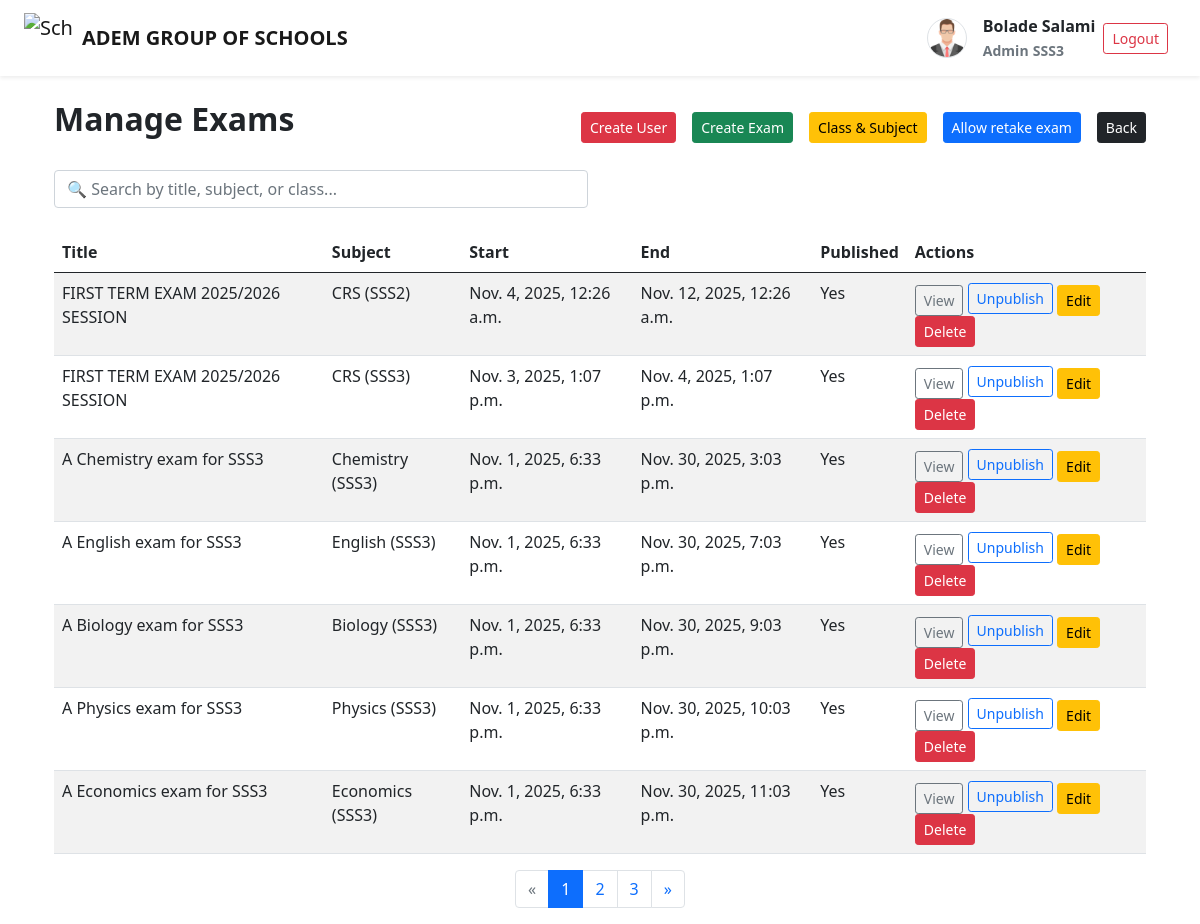
Page /exams/admin/manage/quizzes/admin (signed in) on the committed database.
### users/models.py (models this page shows, shortened)
class User(AbstractUser):
    ROLE_CHOICES = [
        ('superadmin', 'Super Admin'),
        ('admin', 'Admin'),
        ('teacher', 'Teacher'),
        ('student', 'Student'),
    ]
    GENDER = (
        ('female', 'Female'),
        ('male', 'Male')
        )
    role = models.CharField(max_length=20, choices=ROLE_CHOICES)
    other_name = models.CharField(max_length=100, blank=True, null=True)
    date_joined = models.DateTimeField(auto_now=True)
    gender = models.CharField(max_length=10, choices=GENDER, null=True, blank=True)
    age = models.PositiveIntegerField(default=8)
    date_of_birth = models.CharField(max_length=20, blank=True, null=True)
    student_class = models.ForeignKey(Class, on_delete=models.CASCADE, null=True, to_field='name', related_name='student_class')
    address = models.TextField(blank=True, null=True)
    phone_number = models.CharField(max_length=15, blank=True, null=True)
    approved = models.BooleanField(default=False)  # SuperAdmin must approve Admins
    profile_picture = models.ImageField(upload_to='profiles/', default='profiles/default_profile.png', null=True, blank=True)
    qualification = models.CharField(max_length=200, blank=True, null=True)
    subject_assigned = models.ForeignKey(Subject, on_delete=models.CASCADE, null=True, blank=True)
    years_of_experience = models.PositiveIntegerField(blank=True, null=True)
    next_of_kin = models.CharField(max_length=150, blank=True, null=True)
    next_of_kin_phone = models.CharField(max_length=15, blank=True, null=True)

### exams/models.py (models this page shows, shortened)
class Class(models.Model):
    CLASS_NAME_CHOICES = [
        ("JSS1", "Junior Secondary School 1"),
        ("JSS2", "Junior Secondary School 2"),
        ("JSS3", "Junior Secondary School 3"),
        ("SSS1", "Senior Secondary School 1"),
        ("SSS2", "Senior Secondary School 2"),
        ("SSS3", "Senior Secondary School 3"),
    ]
    name = models.CharField(max_length=50, choices=CLASS_NAME_CHOICES, unique=True)  # e.g. JSS1, JSS2
    def __str__(self):
        return self.name

class Quiz(models.Model):
    school_class = models.ForeignKey("Class", on_delete=models.CASCADE, related_name="quizzes")
    subject = models.ForeignKey("Subject", on_delete=models.CASCADE, related_name="quizzes")
    title = models.CharField(max_length=255)
    description = models.TextField(blank=True)
    created_by = models.ForeignKey(settings.AUTH_USER_MODEL, on_delete=models.CASCADE, related_name="quizzes")
    start_time = models.DateTimeField(null=True, blank=True)
    end_time = models.DateTimeField(null=True, blank=True)
    duration_minutes = models.PositiveIntegerField(default=30)  # length of quiz in minutes
    created_at = models.DateTimeField(auto_now_add=True)
    is_published = models.BooleanField(default=False)
    allow_retake = models.BooleanField(default=False)  # if true, students can ret
    max_retake_count = models.PositiveIntegerField(default=0)  # 0 = unlimited if allow_retake is True

class Subject(models.Model):
    name = models.CharField(max_length=100)
    school_class = models.ForeignKey(Class, on_delete=models.CASCADE, related_name="subjects")

### exams/views.py (the view)
# urls.py: path("admin/manage/quizzes/admin", views.manage_quizzes_admin, name="manage_quizzes_admin"),
@login_required
@user_passes_test(is_admin)
def manage_quizzes_admin(request):
    quizzes = Quiz.objects.all().order_by("-created_at")
    page = Paginator(quizzes, 7)
    page_number = request.GET.get("page")
    page_obj = page.get_page(page_number)
    return render(request, "exams/manage_quizzes.html", {"page_obj": page_obj})

### exams/views.py (called while the page is built)
def is_admin(user):
    return user.is_authenticated and user.role in ("admin", "superadmin")

### templates/exams/manage_quizzes.html (shortened to what this page needs)
{% extends 'base.html' %}
{% block content %}
<div class="container mt-4">
  <div class="d-flex justify-content-between align-items-center mt-3">
    <h2 class='fw-bold mb-3'>Manage Exams</h2>
    <nav class="d-flex gap-3">
      <a class="btn btn-danger btn-sm" href="{% url 'create_user' %}">Create User</a>
      <a class="btn btn-success btn-sm" href="{% url 'create_quiz' %}">Create Exam</a>
      <a class="btn btn-warning btn-sm" href="{% url 'manage_classes_subjects' %}">Class & Subject</a>
      <a class="btn btn-primary btn-sm" href="{% url 'retake_requests_list' %}">Allow retake exam</a>
      <a class="btn btn-dark btn-sm" href="{% url 'dashboard' %}">Back</a>
    </nav>
  </div>
  <div class="row mt-3">
    <div class="col-md-6">
      <input type="text" id="quizSearch" class="form-control" placeholder="🔍 Search by title, subject, or class...">
    </div>
  </div>
  <br>
  <table class="table table-striped">
    <thead>
      <tr>
        <th>Title</th>
        <th>Subject</th>
        <th>Start</th>
        <th>End</th>
        <th>Published</th>
        <th>Actions</th>
      </tr>
    </thead>
    <tbody id="quizTableBody">
      {% for q in page_obj %}
      <tr id="quiz-row-{{ q.id }}">
        <td>{{ q.title }}</td>
        <td>{{ q.subject.name }} ({{ q.subject.school_class.name }})</td>
        <td>{{ q.start_time }}</td>
        <td>{{ q.end_time }}</td>
        <td><span id="pub-{{ q.id }}">{{ q.is_published|yesno:"Yes,No" }}</span></td>
        <td>
          <a href="/exams/quizzes/details/{{q.id}}/" class="btn btn-sm btn-outline-secondary mt-1">View</a>
          <button class="btn btn-sm btn-outline-primary publish-btn" data-id="{{ q.id }}">{{ q.is_published|yesno:"Unpublish,Publish" }}</button>
          <a href="{% url 'edit_quiz_page' q.id %}" class="btn btn-sm btn-warning mt-1">Edit</a>
          <button class="btn btn-sm btn-danger delete-btn" data-id="{{ q.id }}">Delete</button>
        </td>
      </tr>
      {% empty %}
      <tr><td colspan="6">No quizzes yet.</td></tr>
      {% endfor %}
    </tbody>
  </table>
  <div class="d-flex justify-content-center">
    <nav aria-label="Page navigation">
      <ul class="pagination" id="quizPagination">
        {% if page_obj.has_previous %}
          <li class="page-item"><a class="page-link" href="?page={{ page_obj.previous_page_number }}">&laquo;</a></li>
        {% else %}
          <li class="page-item disabled"><span class="page-link">&laquo;</span></li>
        {% endif %}
        {% for num in page_obj.paginator.page_range %}
          {% if page_obj.number == num %}
            <li class="page-item active"><span class="page-link">{{ num }}</span></li>
          {% elif num > page_obj.number|add:'-3' and num < page_obj.number|add:'3' %}
            <li class="page-item"><a class="page-link" href="?page={{ num }}">{{ num }}</a></li>
          {% endif %}
        {% endfor %}
        {% if page_obj.has_next %}
          <li class="page-item"><a class="page-link" href="?page={{ page_obj.next_page_number }}">&raquo;</a></li>
        {% else %}
          <li class="page-item disabled"><span class="page-link">&raquo;</span></li>
        {% endif %}
      </ul>
    </nav>
  </div>
</div>
{% endblock %}

### templates/base.html (shortened to what this page needs)
{% load static %}
<!DOCTYPE html>
<html lang="en">
<head>
    <link href="{% static 'css/bootstrap.min.css' %}" rel="stylesheet">
    <link href="{% static 'css/styles.css' %}" rel="stylesheet">
    <link rel="stylesheet" href="{% static 'css/tailwind.min.css' %}">
    <link rel="stylesheet" href="{% static 'fontawesome/css/all.min.css' %}">
</head>
<body class="bg-gray-100">
    <nav class="navbar navbar-expand-lg navbar-light bg-white shadow-sm px-4">
        <a class="navbar-brand d-flex align-items-center" href="#">
            <img src="/static/images/school_logo2.jpg" alt="School Logo" width="50" height="50" class="me-2">
            <span class="fw-bold">ADEM GROUP OF SCHOOLS</span>
        </a>
        <div class="ms-auto d-flex align-items-center gap-2">
            {% if user.is_authenticated %}
                {% if user.profile_picture %}
                    <img src="{{ request.user.profile_picture.url }}" alt="Profile"
                         class="rounded-circle border border-gray-300"
                         width="40" height="40">
                {% else %}
                    <img src="/static/images/default_profile.png" alt="Profile"
                         class="rounded-circle border border-gray-300"
                         width="40" height="40">
                {% endif %}
                <div class="ms-2 g-5">
                    <div class='fw-bold'>{{ request.user.get_full_name }}</div>
                    <small class="text-muted fw-bold">{{ request.user.role.title }}</small>
                    <small class="text-muted fw-bold">{{ request.user.student_class }}</small>
                </div>
                <a href="{% url 'logout' %}" class="btn btn-outline-danger btn-sm me-2">Logout</a>
            {% else %}
                <a href="{% url 'login' %}" class="btn btn-primary btn-sm me-2">Login</a>
            {% endif %}
        </div>
    </nav>
    <main class="container mt-4">
        {% block content %}{% endblock %}
    </main>
</body>
</html>

### rows in the picture
User: user.profile_picture (picture), user.get_full_name "Bolade Salami", user.role "Admin", user.student_class "SSS3"
Quiz: title "FIRST TERM EXAM 2025/2026 SESSION", subject.name "CRS", subject.school_class.name "SSS2", start_time "Nov. 4, 2025, 12:26 a.m.", end_time "Nov. 12, 2025, 12:26 a.m.", is_published "Yes", is_published "Unpublish"
Quiz: title "FIRST TERM EXAM 2025/2026 SESSION", subject.name "CRS", subject.school_class.name "SSS3", start_time "Nov. 3, 2025, 1:07 p.m.", end_time "Nov. 4, 2025, 1:07 p.m.", is_published "Yes", is_published "Unpublish"
Quiz: title "A Chemistry exam for SSS3", subject.name "Chemistry", subject.school_class.name "SSS3", start_time "Nov. 1, 2025, 6:33 p.m.", end_time "Nov. 30, 2025, 3:03 p.m.", is_published "Yes", is_published "Unpublish"
Quiz: title "A English exam for SSS3", subject.name "English", subject.school_class.name "SSS3", start_time "Nov. 1, 2025, 6:33 p.m.", end_time "Nov. 30, 2025, 7:03 p.m.", is_published "Yes", is_published "Unpublish"
Quiz: title "A Biology exam for SSS3", subject.name "Biology", subject.school_class.name "SSS3", start_time "Nov. 1, 2025, 6:33 p.m.", end_time "Nov. 30, 2025, 9:03 p.m.", is_published "Yes", is_published "Unpublish"
Quiz: title "A Physics exam for SSS3", subject.name "Physics", subject.school_class.name "SSS3", start_time "Nov. 1, 2025, 6:33 p.m.", end_time "Nov. 30, 2025, 10:03 p.m.", is_published "Yes", is_published "Unpublish"
Quiz: title "A Economics exam for SSS3", subject.name "Economics", subject.school_class.name "SSS3", start_time "Nov. 1, 2025, 6:33 p.m.", end_time "Nov. 30, 2025, 11:03 p.m.", is_published "Yes", is_published "Unpublish"

### other values in the picture
{{ num }} "1"
{{ num }} "2" "3"
